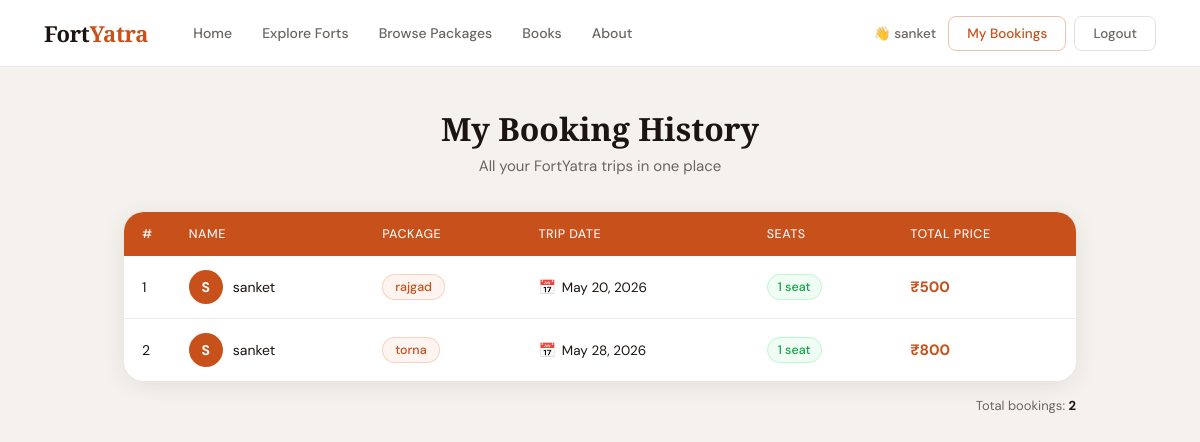
/my-booking/ (signed in), run on the app's committed database.
### users/models.py (models this page shows, shortened)
class Booking(models.Model):
    package = models.ForeignKey(package, on_delete=models.CASCADE)
    booking_id = models.AutoField(primary_key=True)
    your_name = models.CharField(max_length=100)
    your_address = models.TextField()
    your_contact = models.CharField(max_length=15)
    your_email = models.EmailField(max_length=100)
    driver_name = models.CharField(max_length=100)
    trip_date = models.DateField()
    contact = models.CharField(max_length=15)
    package_name = models.CharField(max_length=100)
    seats_booked = models.IntegerField(default=1)
    total_price = models.IntegerField(default=0)
    payment_method = models.CharField(max_length=20, default="Cash")

### users/views.py (the view)
# urls.py: path("my-booking/", views.my_booking, name="my_booking"),
def my_booking(request):
    email = request.session.get('user_email')
    bookings = Booking.objects.filter(your_email=email)
    return render(request, "my_booking.html", {"bookings": bookings})

### templates/my_booking.html (shortened to what this page needs)
<!DOCTYPE html>
<html>
<head>
  <link rel="stylesheet" href="/static/css/mybooking.css">
  <link rel="stylesheet" href="/static/css/nav.css">
</head>
<body>
  {% include "navBar.html" %}
  <div class="page">
    <div class="page-header">
      <h1>My Booking History</h1>
      <p>All your FortYatra trips in one place</p>
    </div>
    {% if bookings %}
    <div class="table-wrap">
      <table class="booking-table">
        <thead>
          <tr>
            <th>#</th>
            <th>Name</th>
            <th>Package</th>
            <th>Trip Date</th>
            <th>Seats</th>
            <th>Total Price</th>
          </tr>
        </thead>
        <tbody>
          {% for b in bookings %}
          <tr>
            <td class="row-num">{{ forloop.counter }}</td>
            <td>
              <div class="name-cell">
                <span class="avatar">{{ b.your_name|first|upper }}</span>
                {{ b.your_name }}
              </div>
            </td>
            <td><span class="package-badge">{{ b.package_name }}</span></td>
            <td>
              <div class="date-cell">
                <span class="date-icon">📅</span>
                {{ b.trip_date }}
              </div>
            </td>
            <td><span class="seats-pill">{{ b.seats_booked }} seat{% if b.seats_booked != 1 %}s{% endif %}</span></td>
            <td><span class="price">₹{{ b.total_price }}</span></td>
          </tr>
          {% endfor %}
        </tbody>
      </table>
    </div>
    <div class="booking-summary">
      Total bookings: <strong>{{ bookings|length }}</strong>
    </div>
    {% endif %}
  </div>
</body>
</html>

### static/css/mybooking.css (style rules this page uses)
*, *::before, *::after { margin: 0; padding: 0; box-sizing: border-box; }
:root { --saffron: #C8501A; --saffron-hover: #b04416; --saffron-light: #FFF4EF; --saffron-mid: #E8A87C; --stone: #6B6560; --stone-light: #F5F2EE; --dark: #1C1410; --white: #FFFFFF; --border: rgba(0,0,0,0.08); --font-display: 'Playfair Display', Georgia, serif; --font-body: 'DM Sans', system-ui, sans-serif; --radius-sm: 6px; --radius-md: 10px; --radius-lg: 14px; --radius-xl: 20px; --transition: 0.2s ease; }
html, body { min-height: 100%; font-family: var(--font-body); background: var(--stone-light); color: var(--dark); -webkit-font-smoothing: antialiased; }
.page { max-width: 1000px; margin: 0 auto; padding: 40px 24px 60px; }
.page-header { text-align: center; margin-bottom: 36px; }
.page-header h1 { font-family: var(--font-display); font-size: 32px; font-weight: 900; color: var(--dark); margin-bottom: 6px; }
.page-header p { font-size: 15px; color: var(--stone); }
.table-wrap { background: var(--white); border-radius: var(--radius-xl); box-shadow: 0 4px 24px rgba(0,0,0,0.08); overflow: hidden; }
.booking-table { width: 100%; border-collapse: collapse; }
.booking-table thead { background: var(--saffron); }
.booking-table thead th { padding: 14px 18px; text-align: left; font-size: 12.5px; font-weight: 500; color: rgba(255,255,255,0.92); letter-spacing: 0.04em; text-transform: uppercase; }
.booking-table tbody tr { border-bottom: 1px solid var(--border); transition: background var(--transition); }
.booking-table tbody tr:last-child { border-bottom: none; }
.booking-table td { padding: 14px 18px; font-size: 14px; color: var(--dark); vertical-align: middle; }
.row-num { color: var(--stone); font-size: 13px; width: 36px; }
.name-cell { display: flex; align-items: center; gap: 10px; }
.avatar { width: 34px; height: 34px; border-radius: 50%; background: var(--saffron); color: var(--white); font-size: 14px; font-weight: 700; display: flex; align-items: center; justify-content: center; flex-shrink: 0; }
.package-badge { display: inline-block; background: var(--saffron-light); color: var(--saffron); border: 1px solid rgba(200,80,26,0.2); border-radius: 20px; padding: 4px 12px; font-size: 12.5px; font-weight: 500; white-space: nowrap; }
.date-cell { display: flex; align-items: center; gap: 6px; font-size: 13.5px; }
.date-icon { font-size: 14px; }
.seats-pill { display: inline-block; background: #F0FDF4; color: #16A34A; border: 1px solid #BBF7D0; border-radius: 20px; padding: 4px 10px; font-size: 12.5px; font-weight: 500; }
.price { font-size: 15px; font-weight: 700; color: var(--saffron); }
.booking-summary { text-align: right; margin-top: 16px; font-size: 13px; color: var(--stone); }
.booking-summary strong { color: var(--dark); }

### static/css/nav.css (style rules this page uses)
:root { --saffron: #C8501A; --saffron-hover: #b04416; --saffron-light: #FFF4EF; --dark: #1C1410; --white: #FFFFFF; --stone: #6B6560; --stone-light: #F5F2EE; --nav-height: 66px; --font-display: 'Playfair Display', Georgia, serif; --font-body: 'DM Sans', system-ui, sans-serif; --transition: 0.22s ease; }

### data on the page
Booking: your_name|first "S", your_name "sanket", package_name "rajgad", trip_date "May 20, 2026", seats_booked "1", total_price "500"
Booking: your_name|first "S", your_name "sanket", package_name "torna", trip_date "May 28, 2026", seats_booked "1", total_price "800"

### other printed values
{{ request.session.user_name }} "sanket"
{{ bookings|length }} "2"
